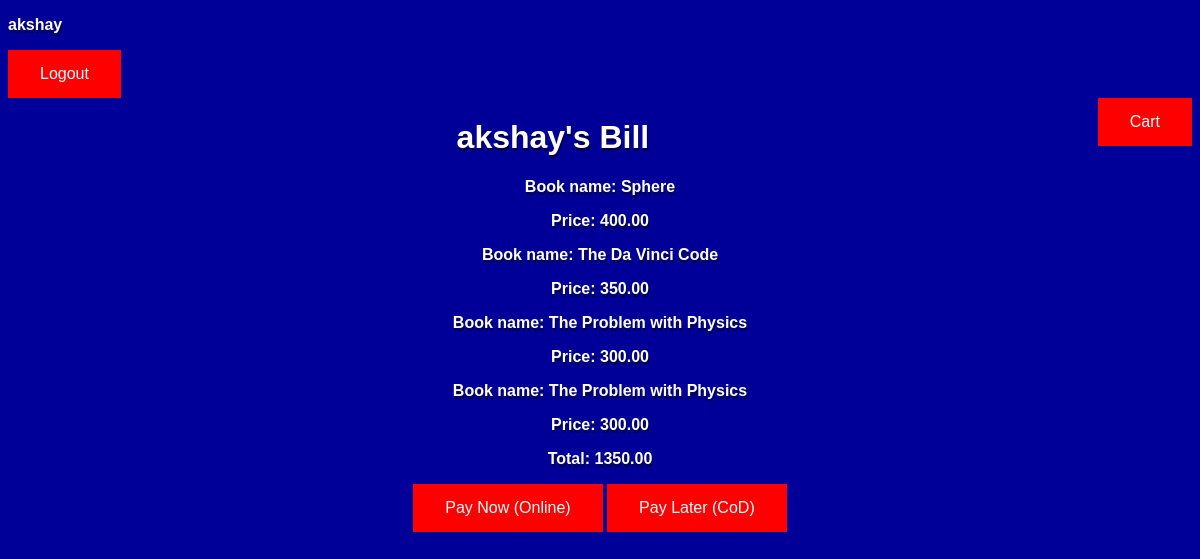
Screenshot of /cart/purchase/ (signed in) with the database file from the repository.
### cart/models.py (models this page shows)
class cart(models.Model):
	user_name = models.ForeignKey(User,default=None, on_delete=models.SET_DEFAULT)
	book_name = models.ForeignKey(Books,default=None, on_delete=models.SET_DEFAULT)

### Books/models.py (models this page shows, shortened)
class Books(models.Model):
	title = models.CharField(max_length=100)
	author = models.CharField(max_length=100)
	genre = models.CharField(max_length=80)
	description = models.TextField(blank=True, null=True)
	price = models.DecimalField(decimal_places=2, max_digits=5)
	slug = models.SlugField(unique=True)
	def __str__(self):
		return self.title

### cart/views.py (the view)
# urls.py: path('purchase/', views.purchase, name='billing'),
def purchase(request):
	total = 0
	carts = cart.objects.filter(user_name=request.user)
	for item in carts:
		total = total + item.book_name.price
	totals = total
	return render(request,'cart/billing.html',{'carts':carts , 'totals':totals})

### cart/templates/cart/billing.html
{% extends 'base_layout.html' %}
{% block content %}
<h1>{{ request.user }}'s Bill</h1>
{% for item in carts %}
<p>Book name: {{ item.book_name }}</p>
<p>Price: {{ item.book_name.price }}<p>
{% endfor %}
<p>Total: {{ totals }}</p>
<button>Pay Now (Online)</button> <button>Pay Later (CoD)</button>
{% endblock %}

### templates/base_layout.html (shortened to what this page needs)
<!DOCTYPE html>
<html>
<head>
</head>
<body>
	<p>{{ request.user }}</p>
	<form action="{% url 'accounts:logout' %}" method="post">
		<button type="submit">Logout</button>
	</form>
	<div class="cart">
		<form action="{% url 'cart:cartview' %}" method="post">
			<button type="submit">Cart</button>
		</form>
	</div>
	<center>
		<div>
			{% block content %}
			{% endblock %}
		</div>
	</center>
</body>
</html>

### templates/base_layout.html (style rules this page uses)
body { transition: 2s; height: 100%; background-color: #000099; font-family: 'Arimo', sans-serif; font-color: #999999; }
h1,p { font-family: 'Arimo', sans-serif; font-weight: 700; color: white; text-shadow: 1px 3px rgba(0,0,0,0.5); }
button { background-color: red; border: none; color: white; padding: 15px 32px; text-align: center; text-decoration: none; display: inline-block; font-size: 16px; }
html { height: 100%; }
.cart { float:right; }

### rows the page displays
cart: book_name "Sphere", book_name.price "400.00"
cart: book_name "The Da Vinci Code", book_name.price "350.00"
cart: book_name "The Problem with Physics", book_name.price "300.00"
cart: book_name "The Problem with Physics", book_name.price "300.00"

### other values shown
{{ request.user }} "akshay"
{{ totals }} "1350.00"
